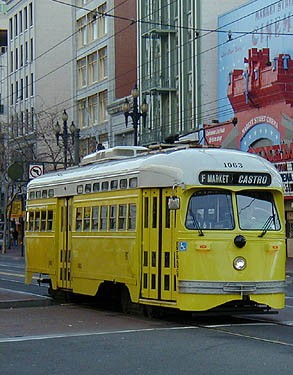
#> input picture images/tram_left.jpg, 293 x 375 px
$ python stitch.py
#> lines starting #> are read from the running program, lines starting #| are printed output that depends on the picture
### keypoint_matching.py
#%%
import cv2
from random import sample


def keypoint_matching(img1, img2, k=2, ratio=0.8):

    #transform the images to grayscale
    gray_img1 = cv2.cvtColor(img1, cv2.COLOR_BGR2GRAY)
    gray_img2 = cv2.cvtColor(img2, cv2.COLOR_BGR2GRAY)

    #Initialize the sift detector
    sift = cv2.xfeatures2d.SIFT_create()

    #finding the keypoints and descriptors
    org_kp_1 = sift.detect(gray_img1, None)
    org_kp_2 = sift.detect(gray_img2, None)

    org_kp_1, desc_1 = sift.compute(gray_img1,org_kp_1)
    org_kp_2, desc_2 = sift.compute(gray_img2, org_kp_2)

    #using the Brute-Force matching, with k=2 so the ratio test can be applied
    BruteForce = cv2.BFMatcher()
    all_matches = BruteForce.knnMatch(desc_1, desc_2, k=2)

    #apply the ratio test as explaiend in the sift documentation
    #more info on: https://docs.opencv.org/master/dc/dc3/tutorial_py_matcher.html
    matches = []
    kp_1 = []
    kp_2 = []

    for m,n in all_matches:
        if m.distance < ratio*n.distance:
            matches.append([m])
            kp_1.append(org_kp_1[m.queryIdx])
            kp_2.append(org_kp_2[m.trainIdx])

    return matches, kp_1, kp_2, org_kp_1, org_kp_2


#For plotting drawing the keypoint matches of the boat Images
# [13 lines that do not run on import are left out]

### RANSAC.py
import cv2
import numpy as np
from random import sample
from matplotlib import pyplot as plt

def get_coords(keypoints):
    return np.asarray(tuple(map(lambda x: tuple(map(lambda y: round(y), x)), map(lambda x: x.pt, keypoints))))

def gen_A(coords):
    A_list = []
    for coord in coords:
        A_list.append([coord[0], coord[1], 0, 0, 1, 0])
        A_list.append([0, 0, coord[0], coord[1], 0, 1])
    return np.stack(A_list)

def gen_b(coords):
    return coords.flatten()

def map_img(img, x):
    # Get a set of image coordinates
    coords = []
    for i in range(img.shape[1]):
        for j in range(img.shape[0]):
            coords.append((i,j))
    coords = np.asarray(coords)

    # Generate A (this representation is necessary for the transformation)
    A = gen_A(coords)

    # Apply the transformation
    new_coords = np.matmul(A, x).reshape(coords.shape).round().astype('int64')

    # Get the largest indices to predefine the shape of the new image
    b, a = np.amax(new_coords, 0)

    # First create an empty image of the right size, then map the original image onto it with the new coordinates
    new_img = np.zeros((a+1, b+1, img.shape[2])).astype(img.dtype)
    for i in range(len(coords)):
        org_coord1 = coords[i,0]
        org_coord2 = coords[i,1]
        new_coord1 = new_coords[i,0]
        new_coord2 = new_coords[i,1]

        new_img[new_coord2, new_coord1] = img[org_coord2, org_coord1]

    return new_img

def ransac(img1_points, img2_points, P=4, N=10, verbose=False):
    max_count = -1

    for i in range(N):
        # Sample keypoints
        indices = sample(range(len(img1_points)), P)

        img1_sample = []
        img2_sample = []
        for index in indices:
            img1_sample.append(img1_points[index])
            img2_sample.append(img2_points[index])

        # Get the coordinates of the sampled keypoints
        coords1 = get_coords(img1_sample)
        coords2 = get_coords(img2_sample)

        # Generate matrix A and vector b
        A = gen_A(coords1)
        b = gen_b(coords2)

        # Solve Ax = b for x using the pseudo-inverse
        x = np.matmul(np.linalg.pinv(A),b)

        # Apply the transformation
        new_coords = np.matmul(A, x).reshape(coords1.shape)

        # Count the inliers and error sum
        inliers = []
        inner_count = 0
        total_dist = 0
        for j in range(coords1.shape[0]):
            dist = np.linalg.norm(coords2[j] - new_coords[j])
            total_dist += dist
            if dist <= 10:
                inner_count += 1
                inliers.append(coords1[j])

        # Update the weights and the respective inliers if this iteration performs best (e.g. has the largest amount of
        # inliers)
        if inner_count > max_count:
            if verbose:
                print("New largest amount of inliers found at iteration {}: {}".format(i, inner_count))
            max_count = inner_count
            best_inliers = inliers
            min_total_dist = total_dist

        # If the number of inliers is equal to the previous best, decide using the error sum
        elif inner_count == max_count:
            if total_dist < min_total_dist:
                if verbose:
                    print("Smaller error sum at iteration {}".format(i))
                best_inliers = inliers
                min_total_dist = total_dist

    if verbose:
        print("Number of inliers:",max_count)

    return x, best_inliers

### stitch.py
import cv2
import numpy as np
from matplotlib import pyplot as plt
#Local import
from keypoint_matching import keypoint_matching
from RANSAC import ransac, map_img

def interpolate(img):
  for i in range(img.shape[0] - 1):
    for j in range(img.shape[1] - 1):
      if (np.array_equal(img[i, j], np.array([0, 0, 0]))):
        try:
          avg = np.mean([
              img[i - 1, j - 1, :], img[i + 1, j + 1, :], img[i + 1, j - 1, :],
              img[i - 1, j + 1, :]
          ])
          img[i, j] = avg
        except:
          pass
  return img

def stitch(left, right, ratio=0.6):

  # Detect keypoints in images and match,
  matches, k1, k2, _, _ = keypoint_matching(right, left, ratio=ratio)

  # Use RANSAC to estimate the transformation matrix from the matches.
  x, _ = ransac(k1, k2, P=70, N=100, verbose=False)

  # Create 3x3 homogenous matrix from the parameters.
  H = np.array([[x[0], x[1], x[4]], [x[2], x[3], x[5]], [0, 0, 1]])

  # Calculate transformed coordinates of the corner of right.
  c1 = np.dot(H, [0, 0, 1])
  c2 = np.dot(H, [right.shape[0] - 1, 0, 1])
  c3 = np.dot(H, [right.shape[0] - 1, right.shape[1] - 1, 1])
  c4 = np.dot(H, [0, right.shape[1] - 2, 1])

  # Determing the size of the final output image.
  output_h = max(left.shape[0], right.shape[0])
  output_w = max(int(c1[0]), int(c2[0]), int(c3[0]), int(c4[0]))

  # Transform right image by applying best RANSAC match.
  tright = map_img(right, x)

  # Interpolate using nearest neighbor to handle holes.
  tright = interpolate(tright)

  # Create final black image.
  result = np.zeros((output_h, output_w, 3), dtype=left.dtype)

  # Combile the left and transformed right image.
  result[0:tright.shape[0], 0:tright.shape[1]] = tright
  result[0:left.shape[0], 0:left.shape[1]] = left

  return result


if __name__ == '__main__':

  left = cv2.imread('images/tram_left.jpg')
#> left is the input picture: shape (375, 293, 3); mean B, G, R 97.6, 110.5, 104.9
  right = cv2.imread('images/tram_right.jpg')
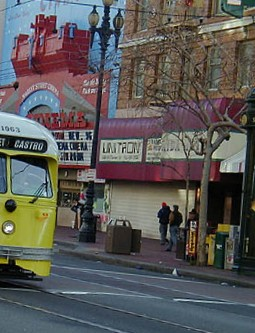
#> input picture images/tram_right.jpg, 255 x 333 px
#> right is the input picture: shape (333, 255, 3); mean B, G, R 87.1, 89.1, 90.6

  result = stitch(left, right, ratio=0.6)
#> in keypoint_matching, `gray_img1 = cv2.cvtColor(img1, cv2.COLOR_BGR2GRAY)`:
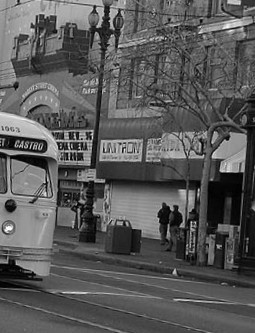
#> gray_img1: shape (333, 255); min 0, max 255, mean 89.3
#> in keypoint_matching, `gray_img2 = cv2.cvtColor(img2, cv2.COLOR_BGR2GRAY)`:
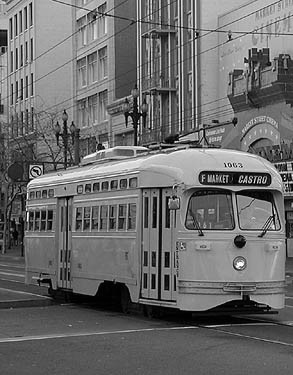
#> gray_img2: shape (375, 293); min 0, max 255, mean 107.3
#> in keypoint_matching, `org_kp_1 = sift.detect(gray_img1, None)`: org_kp_1 = 860 keypoints; strongest (x, y, size): (8, 228, 4.1), (10, 207, 7.8), (174, 272, 2.6), (95, 7, 2.3)
#> in keypoint_matching, `org_kp_2 = sift.detect(gray_img2, None)`: org_kp_2 = 708 keypoints; strongest (x, y, size): (145, 148, 1.9), (26, 8, 2), (31, 4, 2.1), (103, 148, 2)
#> in keypoint_matching, `all_matches = BruteForce.knnMatch(desc_1, desc_2, k=2)`: all_matches = 860 matches
#> after the loop in keypoint_matching, `for m,n in all_matches:`: kp_1 = 79 keypoints; strongest (x, y, size): (12, 157, 3), (16, 86, 4), (45, 143, 4.7), (42, 162, 9.2); kp_2 = 79 keypoints; strongest (x, y, size): (237, 193, 3), (235, 121, 4.1), (268, 176, 4.7), (263, 234, 2.2); matches = 79 matches
#> in stitch, `matches, k1, k2, _, _ = keypoint_matching(right, left, ratio=ratio)`: k1 has the same summary as kp_1 in keypoint_matching; k2 has the same summary as kp_2 in keypoint_matching
#> after the loop in ransac, `for i in range(N):`: best_inliers = 70 pairs, first value 9 to 66, second value 10 to 290; max_count = 70; min_total_dist = 33.44
#> in stitch, `x, _ = ransac(k1, k2, P=70, N=100, verbose=False)`: x = [0.995, 0.0878, -0.0869, 0.996, 211.3, 37.45]
#> in stitch, `H = np.array([[x[0], x[1], x[4]], [x[2], x[3], x[5]], [0, 0, 1]])`: H = [[0.995, 0.0878, 211.3], [-0.0869, 0.996, 37.45], [0, 0, 1]]
#> in stitch, `c1 = np.dot(H, [0, 0, 1])`: c1 = [211.3, 37.45, 1]
#> in stitch, `c2 = np.dot(H, [right.shape[0] - 1, 0, 1])`: c2 = [541.7, 8.59, 1]
#> in stitch, `c3 = np.dot(H, [right.shape[0] - 1, right.shape[1] - 1, 1])`: c3 = [564, 261.7, 1]
#> in stitch, `c4 = np.dot(H, [0, right.shape[1] - 2, 1])`: c4 = [233.5, 289.5, 1]
#> in stitch, `output_h = max(left.shape[0], right.shape[0])`: output_h = 375
#> in stitch, `output_w = max(int(c1[0]), int(c2[0]), int(c3[0]), int(c4[0]))`: output_w = 563
#> in map_img, `new_coords = np.matmul(A, x).reshape(coords.shape).round().astype('int..`: new_coords = 84915 pairs, first value 211 to 493, second value 15 to 368
#> in map_img, `b, a = np.amax(new_coords, 0)`: b = 493; a = 368
#> the loop in map_img, `for i in range(len(coords)):` made 84915 passes
#> new_coord1 on passes 1 to 3: 211, 211, 211
#> after the loop in map_img, `for i in range(len(coords)):`:
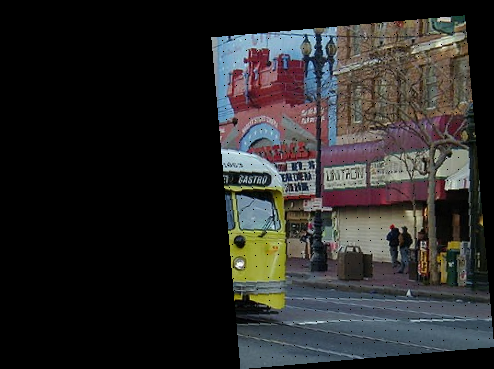
#> new_img: shape (369, 494, 3); mean B, G, R 40.2, 41.2, 41.9
#> in stitch, `result[0:tright.shape[0], 0:tright.shape[1]] = tright`:
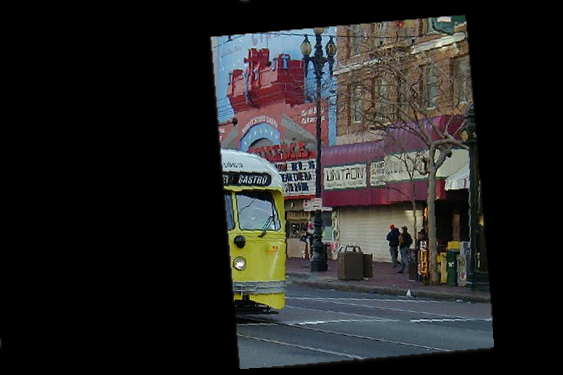
#> result: shape (375, 563, 3); mean B, G, R 35.3, 36.2, 36.7
#> in stitch, `result[0:left.shape[0], 0:left.shape[1]] = left`:
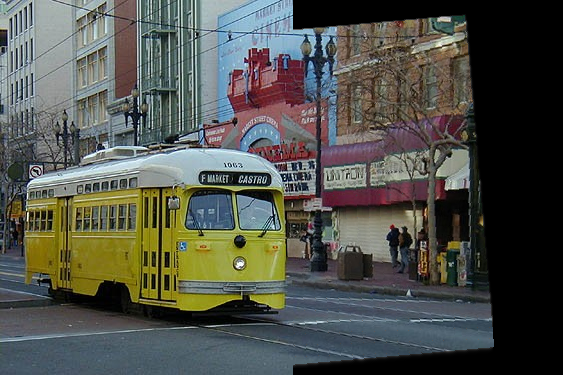
#> result: shape (375, 563, 3); mean B, G, R 75.1, 81.9, 79.7

  plt.imshow(cv2.cvtColor(result, cv2.COLOR_BGR2RGB))
  plt.show()
